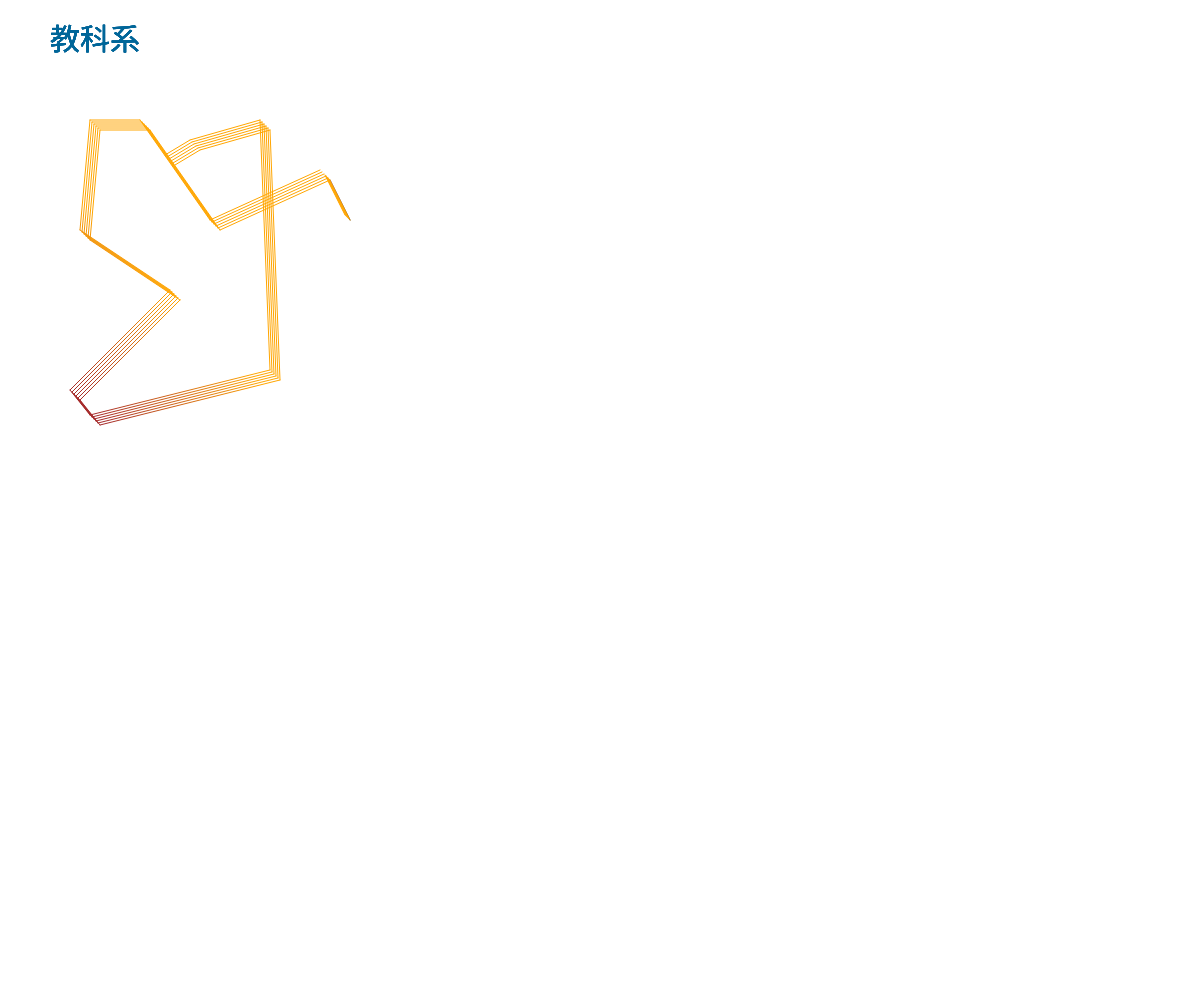
Frame 1 (no input)
Frame 60 (no input): identical to frame 1, image omitted
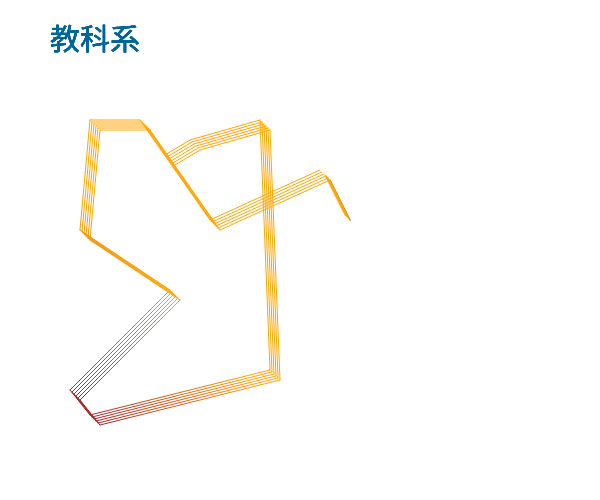
Frame 120 (the mouse pressed at the canvas centre since frame 60)

The p5.js sketch that drew these frames (run headless with seeded random() and noise() and a simulated clock; from frame 60 on, the mouse is pressed at the canvas centre):

// p5.js sketch
// ── sketch.js
function setup() {
	createCanvas(windowWidth,windowHeight)
	background(255)
 //老師給的基礎設定
	ctx = canvas.getContext('2d');
	ctx.lineWidth =5;
	ctx.lineCap = 'round'
	//-----
}

function draw() {
	createCanvas(windowWidth-mouseX,windowHeight-mouseY)
  gradientLine(ctx,350,220,330,180, 'black', 'blue')
	gradientLine(ctx,80,400,180,300, 'brown', 'orange')
	for(var i=0;i <6;i++){//設定6以內的次數之圖形
	line(350-(i*1),220-(i*1),330-(i*1),180-(i*1))//0line(x1,x2,y1,y2)
	line(330-(i*2),180-(i*2),220-(i*2),230-(i*2))//1
	line(220-(i*2),230-(i*2),150-(i*2),130-(i*2))//2
	line(150-(i*2),130-(i*2),100-(i*2),130-(i*2))//3
	line(100-(i*2),130-(i*2),90-(i*2),240-(i*2))//4
	line(90-(i*2),240-(i*2),180-(i*2),300-(i*2))//5
	line(180-(i*2),300-(i*2),80-(i*2),400-(i*2))//6
	line(80-(i*2),400-(i*2),100-(i*2),425-(i*2))//7
	line(100-(i*2),425-(i*2),280-(i*2),380-(i*2))//8
	line(280-(i*2),380-(i*2),270-(i*2),130-(i*2))//9
	line(270-(i*2),130-(i*2),200-(i*2),150-(i*2))//10
	line(200-(i*2),150-(i*2),175-(i*2),165-(i*2))//11
	textSize(30)  //文字大小
  fill(0, 102, 153);  //設定顏色
  text("教科系",50,50)  //顯示文字
	noFill()
	}

	

	
}
function gradientLine(ctx, x1, y1, x2, y2, c1, c2) {
  const gradient = ctx.createLinearGradient(x1, y1, x2, y2);
  gradient.addColorStop(0, c1);
  gradient.addColorStop(1, c2);
  ctx.strokeStyle = gradient;

  ctx.beginPath();
  ctx.moveTo(x1, y1);
  ctx.lineTo(x2, y2);
  ctx.stroke();
}
